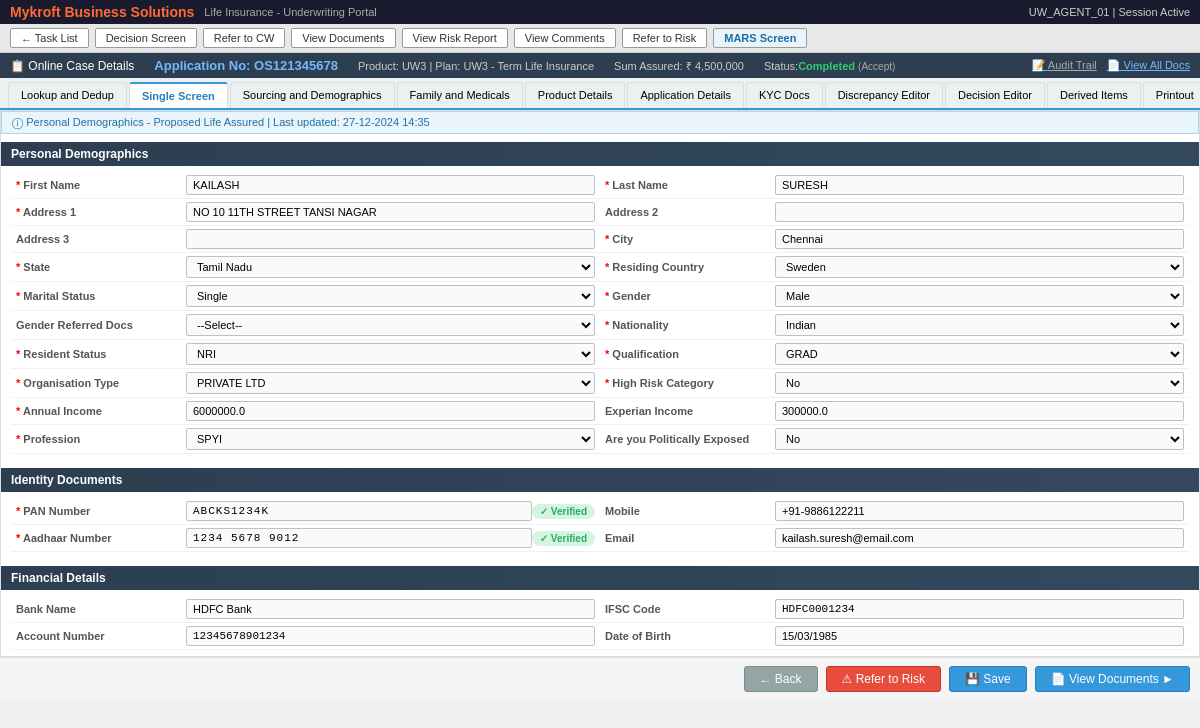
Screenshot of /case/OS121345678 with the database file from the repository.
### tables this page shows
CREATE TABLE cases (
    app_no              TEXT PRIMARY KEY,
    name                TEXT NOT NULL,
    first_name          TEXT,
    last_name           TEXT,
    dob                 TEXT,
    age                 INTEGER,
    gender              TEXT,
    marital_status      TEXT,
    nationality         TEXT,
    resident_status     TEXT,
    pan_no              TEXT,
    aadhaar_no          TEXT,
    mobile              TEXT,
    email               TEXT,
    address1            TEXT,
    address2            TEXT,
    city                TEXT,
    state               TEXT,
    pincode             TEXT,
    country             TEXT,
    occupation          TEXT,
    organisation_type   TEXT,
    industry            TEXT,
    education           TEXT,
    annual_income       REAL,
    experian_income     REAL,
    politically_exposed TEXT,
    high_risk           TEXT,
    bank_account        TEXT,
    bank_name           TEXT,
    ifsc                TEXT,
    nominee_name        TEXT,
    nominee_relation    TEXT,
    plan                TEXT,
    product_code        TEXT,
    sum_assured         REAL,
    premium             REAL,
    sourcing_type       TEXT,
    advisor_code        TEXT,
    -- Queue-level fields
    holding_type        TEXT,
    sro                 TEXT DEFAULT '<2 Hours',
    case_type           TEXT,
    tsa                 REAL,
    audit_flag          TEXT DEFAULT '',
    -- Status fields
    status              TEXT NOT NULL DEFAULT 'Pending',
    uw_status           TEXT,          -- NULL / 'In Progress' / 'Completed' / 'Referred to Risk'
    uw_decision         TEXT,          -- 'Accept' / 'Reject' / 'Refer'
    uw_remarks          TEXT,
    -- Timestamps
    created_at          TEXT NOT NULL DEFAULT (strftime('%Y-%m-%dT%H:%M:%SZ', 'now')),
    updated_at          TEXT NOT NULL DEFAULT (strftime('%Y-%m-%dT%H:%M:%SZ', 'now'))
);

### apps/sales_agent/router.py (the view)
@sales_agent_bp.route("/case/<app_no>")
@sales_agent_bp.route("/case/<app_no>/<tab>")
def case_view(app_no, tab="single"):
    case = crud.get_case(app_no)
    if not case:
        return "Case not found", 404
    return render_template("case.html", data=case, active_tab=tab)

### apps/sales_agent/templates/case.html (shortened to what this page needs)
<!DOCTYPE html>
<html lang="en">
<head>
</head>
<body>
<div class="topbar">
  <span class="logo">Mykroft Business Solutions</span>
  <span style="color:#aaa;font-size:11px">Life Insurance - Underwriting Portal</span>
  <div style="margin-left:auto;font-size:11px;color:#ccc">UW_AGENT_01 | Session Active</div>
</div>
<div class="toolbar">
  <a href="/">&#8592; Task List</a>
  <button>Decision Screen</button>
  <button>Refer to CW</button>
  <button>View Documents</button>
  <button>View Risk Report</button>
  <button>View Comments</button>
  <button>Refer to Risk</button>
  <button style="background:#e8f4f8;color:#1a6ea8;font-weight:bold">MARS Screen</button>
</div>
<div class="case-header">
  <span>&#128203; Online Case Details</span>
  <span class="app-no">Application No: {{ data.app_no }}</span>
  <span class="case-info">Product: {{ data.product_code }} | Plan: {{ data.plan }}</span>
  <span class="case-info">Sum Assured: &#8377; {{ "{:,.0f}".format(data.sum_assured) }}</span>
  <span class="case-info">Status:
    {%- set s = data.status -%}
    {%- set color = {'Pending':'#f39c12','In Progress':'#74b9ff','Completed':'#2ecc71','Referred to Risk':'#bb8fce','Rejected':'#e74c3c'}.get(s, '#f39c12') -%}
    <span id="live-case-status" style="color:{{ color }};font-weight:bold">{{ s }}</span>
    {% if data.uw_decision %}<span style="color:#aaa;font-size:10px">({{ data.uw_decision }})</span>{% endif %}
  </span>
  <span style="margin-left:auto;display:flex;gap:10px;align-items:center">
    <a href="/case/{{ data.app_no }}/audit" style="color:#aaa;font-size:11px">&#128221; Audit Trail</a>
    <a href="/case/{{ data.app_no }}/docs" style="color:#74b9ff;font-size:11px">&#128196; View All Docs</a>
  </span>
</div>
<div class="tabs">
  <div class="tab {% if active_tab == 'lookup' %}active{% endif %}" onclick="window.location='/case/{{ data.app_no }}/lookup'">Lookup and Dedup</div>
  <div class="tab {% if active_tab == 'single' %}active{% endif %}" onclick="window.location='/case/{{ data.app_no }}/single'">Single Screen</div>
  <div class="tab" onclick="">Sourcing and Demographics</div>
  <div class="tab" onclick="">Family and Medicals</div>
  <div class="tab" onclick="">Product Details</div>
  <div class="tab" onclick="">Application Details</div>
  <div class="tab" onclick="">KYC Docs</div>
  <div class="tab" onclick="">Discrepancy Editor</div>
  <div class="tab" onclick="">Decision Editor</div>
  <div class="tab" onclick="">Derived Items</div>
  <div class="tab" onclick="">Printout</div>
</div>
<div class="content">
  {% if active_tab == 'single' %}
  <div class="status-bar">&#9432; Personal Demographics - Proposed Life Assured | Last updated: 27-12-2024 14:35</div>
  <div class="section-title">Personal Demographics</div>
  <div class="form-grid">
    <div>
      <div class="form-row">
        <label><span class="required">*</span> First Name</label>
        <input type="text" value="{{ data.first_name }}" id="field_first_name">
      </div>
      <div class="form-row">
        <label><span class="required">*</span> Address 1</label>
        <input type="text" value="{{ data.address1 }}" id="field_address1">
      </div>
      <div class="form-row">
        <label>Address 3</label>
        <input type="text" value="" id="field_address3">
      </div>
      <div class="form-row">
        <label><span class="required">*</span> State</label>
        <select id="field_state">
          <option {% if data.state == 'Tamil Nadu' %}selected{% endif %}>Tamil Nadu</option>
        </select>
      </div>
      <div class="form-row">
        <label><span class="required">*</span> Marital Status</label>
        <select id="field_marital"><option selected>Single</option><option>Married</option><option>Divorced</option></select>
      </div>
      <div class="form-row">
        <label>Gender Referred Docs</label>
        <select><option>--Select--</option><option>PAN Card</option><option>Aadhaar</option></select>
      </div>
      <div class="form-row">
        <label><span class="required">*</span> Resident Status</label>
        <select id="field_resident"><option>NRI</option><option>Resident</option><option>PIO</option></select>
      </div>
      <div class="form-row">
        <label><span class="required">*</span> Organisation Type</label>
        <select id="field_org_type">
          <option>PRIVATE LTD</option><option>PUBLIC LTD</option><option>GOVT</option><option>SELF EMPLOYED</option>
        </select>
      </div>
      <div class="form-row">
        <label><span class="required">*</span> Annual Income</label>
        <input type="text" value="{{ data.annual_income }}" id="field_annual_income">
      </div>
      <div class="form-row">
        <label><span class="required">*</span> Profession</label>
        <select id="field_profession"><option>SPYI</option><option>SOFTWARE ENGINEER</option><option>MANAGER</option></select>
      </div>
    </div>
    <div>
      <div class="form-row">
        <label><span class="required">*</span> Last Name</label>
        <input type="text" value="{{ data.last_name }}" id="field_last_name">
      </div>
      <div class="form-row">
        <label>Address 2</label>
        <input type="text" value="{{ data.address2 }}" id="field_address2">
      </div>
      <div class="form-row">
        <label><span class="required">*</span> City</label>
        <input type="text" value="{{ data.city }}" id="field_city">
      </div>
      <div class="form-row">
        <label><span class="required">*</span> Residing Country</label>
        <select id="field_country"><option>Sweden</option><option>India</option><option>USA</option><option>UK</option></select>
      </div>
      <div class="form-row">
        <label><span class="required">*</span> Gender</label>
        <select id="field_gender"><option>Male</option><option>Female</option><option>Other</option></select>
      </div>
      <div class="form-row">
        <label><span class="required">*</span> Nationality</label>
        <select id="field_nationality"><option>Indian</option><option>Foreign</option></select>
      </div>
      <div class="form-row">
        <label><span class="required">*</span> Qualification</label>
        <select id="field_qual"><option>GRAD</option><option>POST GRAD</option><option>HSC</option><option>SSC</option></select>
      </div>
      <div class="form-row">
        <label><span class="required">*</span> High Risk Category</label>
        <select id="field_high_risk"><option>No</option><option>Yes</option></select>
      </div>
      <div class="form-row">
        <label>Experian Income</label>
        <input type="text" value="{{ data.experian_income }}" id="field_experian_income">
      </div>
      <div class="form-row">
        <label>Are you Politically Exposed</label>
        <select id="field_pep"><option>No</option><option>Yes</option></select>
      </div>
    </div>
  </div>
  <div class="section-title">Identity Documents</div>
  <div class="form-grid">
    <div>
      <div class="form-row">
        <label><span class="required">*</span> PAN Number</label>
        <input type="text" value="{{ data.pan_no }}" id="field_pan" style="font-family:monospace;letter-spacing:1px">
        <span class="kyc-badge kyc-ok">&#10003; Verified</span>
      </div>
      <div class="form-row">
        <label><span class="required">*</span> Aadhaar Number</label>
        <input type="text" value="{{ data.aadhaar_no }}" id="field_aadhaar" style="font-family:monospace;letter-spacing:1px">
        <span class="kyc-badge kyc-ok">&#10003; Verified</span>
      </div>
    </div>
    <div>
      <div class="form-row">
        <label>Mobile</label>
        <input type="text" value="{{ data.mobile }}" id="field_mobile">
      </div>
      <div class="form-row">
        <label>Email</label>
        <input type="text" value="{{ data.email }}" id="field_email">
      </div>
    </div>
  </div>
  <div class="section-title">Financial Details</div>
  <div class="form-grid">
    <div>
      <div class="form-row">
        <label>Bank Name</label>
        <input type="text" value="{{ data.bank_name }}" id="field_bank_name">
      </div>
      <div class="form-row">
        <label>Account Number</label>
        <input type="text" value="{{ data.bank_account }}" id="field_bank_account" style="font-family:monospace">
      </div>
    </div>
    <div>
      <div class="form-row">
        <label>IFSC Code</label>
        <input type="text" value="{{ data.ifsc }}" id="field_ifsc" style="font-family:monospace">
      </div>
      <div class="form-row">
        <label>Date of Birth</label>
        <input type="text" value="{{ data.dob }}" id="field_dob">
      </div>
    </div>
  </div>
  {% endif %}
</div>
<div class="footer-actions">
  <button class="btn-secondary" onclick="window.history.back()">&#8592; Back</button>
  <button class="btn-danger">&#9888; Refer to Risk</button>
  <button class="btn-primary">&#128190; Save</button>
  <button class="btn-primary" onclick="window.location='/case/{{ data.app_no }}/docs'">&#128196; View Documents &#9658;</button>
</div>
</body>
</html>

### apps/sales_agent/templates/case.html (style rules this page uses)
* { margin: 0; padding: 0; box-sizing: border-box; }
body { font-family: Arial, sans-serif; font-size: 12px; background: #f0f0f0; }
.topbar { background: #1a1a2e; color: white; padding: 4px 10px; display: flex; align-items: center; gap: 10px; }
.topbar .logo { color: #ff6b35; font-weight: bold; font-size: 14px; }
.toolbar { background: #e8e8e8; border-bottom: 1px solid #ccc; padding: 4px 10px; display: flex; align-items: center; gap: 6px; }
.toolbar a, .toolbar button { padding: 3px 10px; font-size: 11px; border: 1px solid #999; background: #fff; cursor: pointer; border-radius: 2px; text-decoration: none; color: #333; }
.case-header { background: #2c3e50; color: white; padding: 5px 10px; display: flex; align-items: center; gap: 20px; }
.case-header .app-no { font-weight: bold; font-size: 13px; color: #74b9ff; }
.case-header .case-info { font-size: 11px; color: #ccc; }
.tabs { display: flex; background: #ecf0f1; border-bottom: 2px solid #3498db; padding: 0 8px; overflow-x: auto; }
.tab { padding: 6px 12px; font-size: 11px; cursor: pointer; border: 1px solid #ddd; border-bottom: none; background: #ecf0f1; margin-right: 2px; margin-top: 4px; border-radius: 3px 3px 0 0; white-space: nowrap; }
.tab.active { background: white; border-top: 2px solid #3498db; font-weight: bold; color: #2980b9; }
.content { background: white; border: 1px solid #ddd; margin: 0; }
.section-title { background: linear-gradient(to right, #2c3e50, #34495e); color: white; padding: 5px 10px; font-size: 12px; font-weight: bold; margin: 8px 0 0 0; }
.form-grid { display: grid; grid-template-columns: 1fr 1fr; gap: 0; padding: 6px 10px; }
.form-row { display: flex; align-items: center; padding: 3px 5px; border-bottom: 1px solid #f0f0f0; }
.form-row label { min-width: 170px; font-size: 11px; color: #555; font-weight: bold; }
.form-row .required { color: red; }
.form-row input, .form-row select { flex: 1; padding: 3px 6px; font-size: 11px; border: 1px solid #c0c0c0; background: #fafafa; border-radius: 2px; }
.kyc-badge { display: inline-block; padding: 2px 8px; border-radius: 10px; font-size: 10px; font-weight: bold; }
.kyc-ok { background: #d5f5e3; color: #27ae60; }
.footer-actions { padding: 8px 10px; display: flex; gap: 8px; justify-content: flex-end; background: #f5f5f5; border-top: 1px solid #ddd; }
.footer-actions button { padding: 5px 15px; font-size: 12px; border-radius: 3px; cursor: pointer; }
.btn-primary { background: #3498db; color: white; border: 1px solid #2980b9; }
.btn-secondary { background: #95a5a6; color: white; border: 1px solid #7f8c8d; }
.btn-danger { background: #e74c3c; color: white; border: 1px solid #c0392b; }
.status-bar { background: #eaf4fb; border: 1px solid #aed6f1; padding: 4px 10px; font-size: 11px; color: #2471a3; }

### rows the page displays
cases: app_no "OS121345678", product_code "UW3", plan "UW3 - Term Life Insurance", sum_assured "4,500,000", status "Completed", uw_decision "Accept", first_name "KAILASH", address1 "NO 10 11TH STREET TANSI NAGAR", state "Tamil Nadu", annual_income "6000000.0", last_name "SURESH", city "Chennai", experian_income "300000.0", pan_no "ABCKS1234K", aadhaar_no "1234 5678 9012", mobile "+91-9886122211", email "kailash.suresh@email.com", bank_name "HDFC Bank", bank_account "12345678901234", ifsc "HDFC0001234", dob "15/03/1985"
